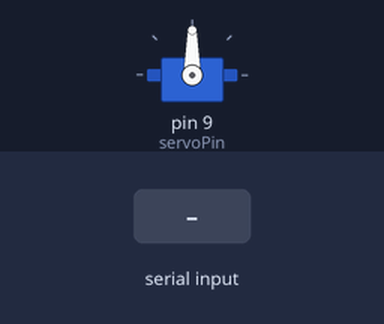
Bench run of a sketch on a simulated Arduino Uno, built with avr-gcc and run on an emulated ATmega328P. Parts: servo. The inputs (shaded band) are chosen by the test bench.

Above: at 1.2 s.
1.3 s: "1" received over Serial
At 1.8 s:
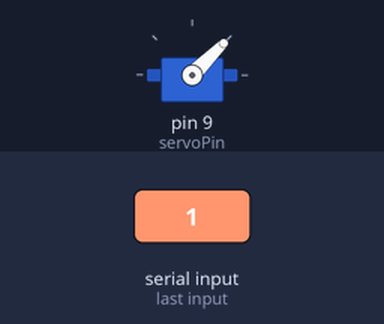
At 4.2 s:
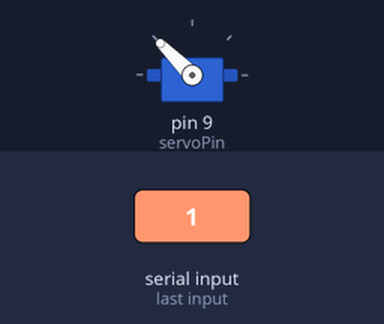
Timing chart, 0 to 5.9 s (numbered marks = the images above; inputs shaded):
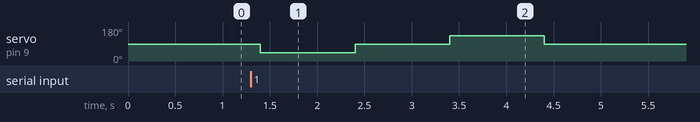

Measured:
- after the input at 1.3 s, servo on pin 9 (servoPin): 90° → 45° after 0.10 s, → 90° 1.0 s later, → 135° 1.0 s later, → 90° 1.0 s later

The sketch:

Cat_Servo.ino
```cpp
// Modeled after: https://electronut.in/a-simple-python-to-arduino-alert-scheme/
// Also refered to: https://www.intorobotics.com/tutorial-how-to-control-the-tower-pro-sg90-servo-with-arduino-uno/

// ardu_alert.ino
//
// read serial port and turn leds on/off
//
// Mahesh Venkitachalam
// electronut.in


#include "Arduino.h"
#include "Servo.h"

// Instead of LEDs, I want the the servo motor to activate --
// But I could ALSO have some LEDs :-)
// LED pin numbers (digital)

int servoPin = 9;
Servo servo;
int servoAngle = 0;   // servo position in degrees
bool active = false;

//int pinRed = 4;
//int pinGreen = 2;

void setup()
{
  // initialize serial comms
  Serial.begin(9600);

  // set pins
  servo.attach(servoPin);
  //pinMode(pinRed, OUTPUT);
  //pinMode(pinGreen, OUTPUT);
}

void loop()
{
  // Python will need to send a signal to the Arduino -- either 0 or 1
  while(Serial.available() > 0) {

    int c = Serial.read();

    if (c == '1') {
      if (!active) {
        active = true;
        // Activate servo here -- have it remain activated for 30 seconds
        servo.write(45);      // Turn SG90 servo Left to 45 degrees
        delay(1000);          // Wait 1 second
        servo.write(90);      // Turn SG90 servo back to 90 degrees (center position)
        delay(1000);          // Wait 1 second
        servo.write(135);     // Turn SG90 servo Right to 135 degrees
        delay(1000);          // Wait 1 second
        servo.write(90);      // Turn SG90 servo back to 90 degrees (center position)
        delay(1000);
        //digitalWrite(pinRed, LOW);
        //digitalWrite(pinGreen, HIGH);
        active = false;
      }
    }
    //else if (c == '0') {
    //  digitalWrite(pinRed, HIGH);
    //  digitalWrite(pinGreen, LOW);
    //}
    //else {
    //  digitalWrite(pinRed, LOW);
    //  digitalWrite(pinGreen, LOW);
    //}
  }

  // wait
  delay(100);
}
```
